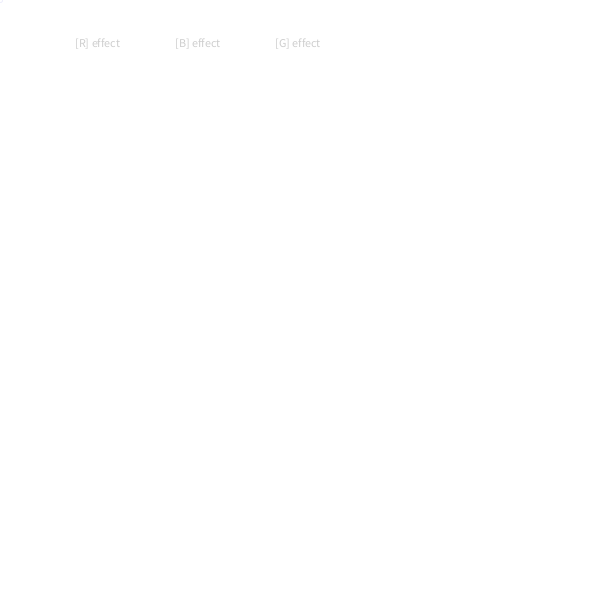
Frame 1 (no input)
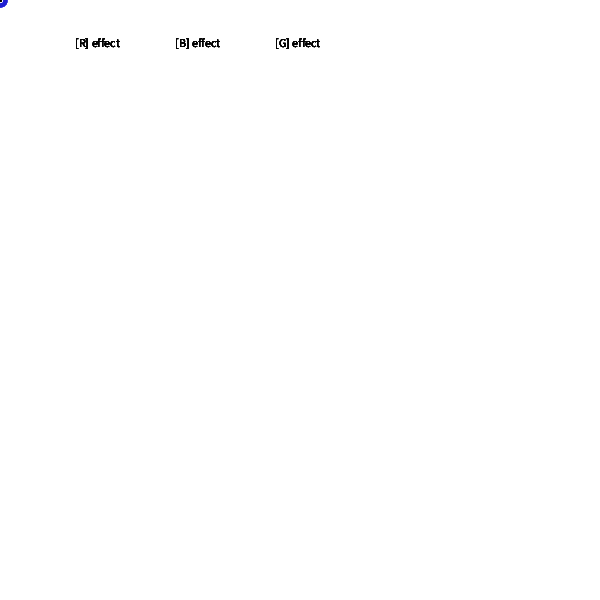
Frame 60 (the mouse pressed at the canvas centre just before this capture)
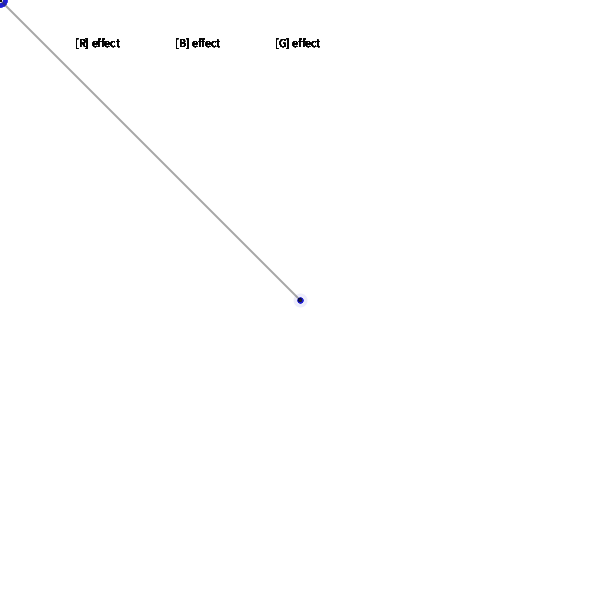
Frame 120 (the mouse held since frame 60 and released just before this capture)

The Processing sketch that drew these frames (run headless with seeded random() and noise(); from frame 60 on, the mouse is pressed at the canvas centre):

// Processing sketch: processing_112599
// ── processing_112599.pde

//Drawing App Experiment
//VIIRJ.COM, 2013





void setup() {

  background(255);

  size(600, 600);
  smooth();
}


void draw() {
  float d = dist(mouseX, mouseY, pmouseX, pmouseY);
  //noStroke();
  float r = random(53, 12);


  //FIRST draws +++++++++++++++++++++++++++++
  stroke(20, 20, 200, 20);
  //float fillVal = map(d,0,50,100,HSB);
  // fill(fillVal*HSB);
  ellipse(mouseX, mouseY, 4, 4);
  strokeWeight(10); 
  stroke(20, 20, 200, 10);
  // ellipse(mouseX,mouseY,10,10);


  //ERASER+++++++++++++++++++++++++++++++++
  if (mousePressed) {
    //noStroke();
    //strokeWeight(1);
    //fill(0);
    // fill(0,0,0,10);
    fill(255, 0, 0);
    stroke(50, 50, 50, 110);
    strokeWeight(2);
    line(mouseX, mouseY, pmouseX, pmouseY);
  }

  //MENU+++++++++++++++++++++++++++++++++
  fill(0, 50);
  text("[R] effect", 75, 47);
  ellipse(50, height, 0, 0);

  text("[B] effect", 75+100, 47);
  ellipse(50, height, 0, 0);

  text("[G] effect", 75+200, 47);
  ellipse(50, height, 0, 0);

  //   text("[X]RANDOM",75+300,47);
  // ellipse(50,height,0,0);



  //R EFFECT++++++++++++++++++++++++++++++++
  if (keyPressed) {
    if (key=='r'||key=='R') {

      fill(d, r, r, 10);
      stroke(255);

      strokeWeight(1);
      ellipse(mouseX, mouseY, 20, d+20);
    }

    //B EFFECT++++++++++++++++++++++++++++++++
    if (keyPressed) {
      if (key=='b'||key=='B') {


        fill(255);
        stroke(50, 50, 50, 70);
        strokeWeight(0.5);
        line(mouseX, mouseY, pmouseX+d*10, pmouseY);
      }
      //G EFFECT+++++++++++++++++++++++++++++++
      if (keyPressed) {
        if (key=='g'||key=='G') {
          fill(50, 150, 50, 10);
          // stroke(0,0,255);
          strokeWeight(1);
          //    ellipse(mouseX, mouseY, 10, 10);
          fill(50, 50, 50, 100);
          line(mouseY, mouseX, 150, 150);

          line(mouseX, mouseY, 50, 50);
          line(mouseX, mouseY, 450, 450);
          line(mouseX, mouseY, 550, 550);

          line(mouseX, mouseY, 550, 50);
          line(mouseX, mouseY, 50, 550);
          line(mouseX, mouseY, 50, 450);
          line(mouseX, mouseY, 450, 50);
        }
      }
    }
  }
}
